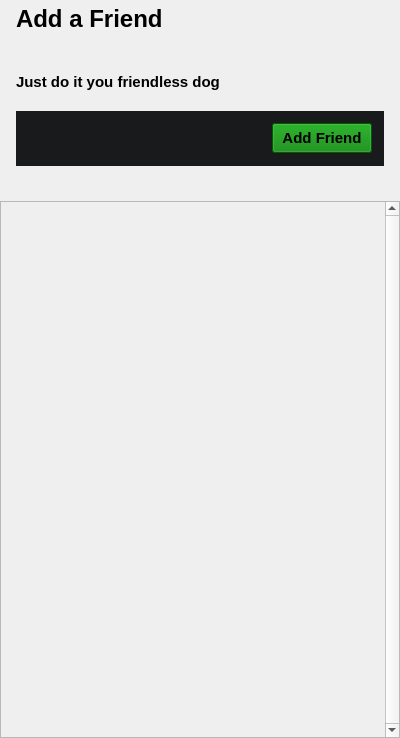
<?xml version="1.0" encoding="UTF-8"?>
<ui version="4.0">
 <class>AddFriendPage</class>
 <widget class="QWidget" name="AddFriendPage">
  <property name="geometry">
   <rect>
    <x>0</x>
    <y>0</y>
    <width>400</width>
    <height>738</height>
   </rect>
  </property>
  <property name="windowTitle">
   <string>Form</string>
  </property>
  <property name="autoFillBackground">
   <bool>true</bool>
  </property>
  <property name="styleSheet">
   <string notr="true"/>
  </property>
  <layout class="QVBoxLayout" name="verticalLayout">
   <property name="spacing">
    <number>0</number>
   </property>
   <property name="leftMargin">
    <number>0</number>
   </property>
   <property name="topMargin">
    <number>0</number>
   </property>
   <property name="rightMargin">
    <number>0</number>
   </property>
   <property name="bottomMargin">
    <number>0</number>
   </property>
   <item>
    <layout class="QVBoxLayout" name="verticalLayout_2" stretch="0,0">
     <property name="spacing">
      <number>20</number>
     </property>
     <property name="leftMargin">
      <number>16</number>
     </property>
     <property name="topMargin">
      <number>5</number>
     </property>
     <property name="rightMargin">
      <number>16</number>
     </property>
     <property name="bottomMargin">
      <number>35</number>
     </property>
     <item>
      <widget class="QLabel" name="label_7">
       <property name="font">
        <font>
         <pointsize>18</pointsize>
         <bold>true</bold>
        </font>
       </property>
       <property name="text">
        <string>&lt;html&gt;&lt;head/&gt;&lt;body&gt;&lt;p&gt;Add a Friend&lt;/p&gt;&lt;p&gt;&lt;br/&gt;&lt;span style=&quot; font-size:11pt;&quot;&gt;Just do it you friendless dog&lt;/span&gt;&lt;/p&gt;&lt;/body&gt;&lt;/html&gt;</string>
       </property>
       <property name="scaledContents">
        <bool>false</bool>
       </property>
      </widget>
     </item>
     <item>
      <widget class="QFrame" name="addFriendFrame">
       <property name="minimumSize">
        <size>
         <width>150</width>
         <height>55</height>
        </size>
       </property>
       <property name="autoFillBackground">
        <bool>false</bool>
       </property>
       <property name="styleSheet">
        <string notr="true">background-color: rgb(24, 26, 27)</string>
       </property>
       <property name="frameShape">
        <enum>QFrame::Shape::NoFrame</enum>
       </property>
       <property name="frameShadow">
        <enum>QFrame::Shadow::Raised</enum>
       </property>
       <layout class="QHBoxLayout" name="addFriendLayout_6" stretch="0,0">
        <property name="spacing">
         <number>0</number>
        </property>
        <property name="leftMargin">
         <number>20</number>
        </property>
        <property name="topMargin">
         <number>9</number>
        </property>
        <property name="rightMargin">
         <number>12</number>
        </property>
        <property name="bottomMargin">
         <number>9</number>
        </property>
        <item>
         <widget class="QLineEdit" name="addFriendInput">
          <property name="frame">
           <bool>false</bool>
          </property>
         </widget>
        </item>
        <item>
         <widget class="QPushButton" name="addFriendButton">
          <property name="minimumSize">
           <size>
            <width>100</width>
            <height>30</height>
           </size>
          </property>
          <property name="font">
           <font>
            <pointsize>11</pointsize>
            <bold>true</bold>
           </font>
          </property>
          <property name="cursor">
           <cursorShape>PointingHandCursor</cursorShape>
          </property>
          <property name="styleSheet">
           <string notr="true">background-color: green</string>
          </property>
          <property name="text">
           <string>Add Friend</string>
          </property>
          <property name="flat">
           <bool>false</bool>
          </property>
         </widget>
        </item>
       </layout>
      </widget>
     </item>
    </layout>
   </item>
   <item>
    <widget class="QScrollArea" name="scrollAreaPending">
     <property name="autoFillBackground">
      <bool>true</bool>
     </property>
     <property name="styleSheet">
      <string notr="true"/>
     </property>
     <property name="verticalScrollBarPolicy">
      <enum>Qt::ScrollBarPolicy::ScrollBarAlwaysOn</enum>
     </property>
     <property name="sizeAdjustPolicy">
      <enum>QAbstractScrollArea::SizeAdjustPolicy::AdjustIgnored</enum>
     </property>
     <property name="widgetResizable">
      <bool>true</bool>
     </property>
     <property name="alignment">
      <set>Qt::AlignmentFlag::AlignBottom|Qt::AlignmentFlag::AlignRight|Qt::AlignmentFlag::AlignTrailing</set>
     </property>
     <widget class="QWidget" name="scrollAreaWidgetContents">
      <property name="geometry">
       <rect>
        <x>0</x>
        <y>0</y>
        <width>384</width>
        <height>525</height>
       </rect>
      </property>
      <property name="sizePolicy">
       <sizepolicy hsizetype="Expanding" vsizetype="Preferred">
        <horstretch>0</horstretch>
        <verstretch>0</verstretch>
       </sizepolicy>
      </property>
      <property name="autoFillBackground">
       <bool>true</bool>
      </property>
      <property name="styleSheet">
       <string notr="true"/>
      </property>
      <layout class="QVBoxLayout" name="verticalLayout_13">
       <property name="spacing">
        <number>0</number>
       </property>
       <property name="leftMargin">
        <number>15</number>
       </property>
       <property name="topMargin">
        <number>0</number>
       </property>
       <property name="rightMargin">
        <number>0</number>
       </property>
       <property name="bottomMargin">
        <number>0</number>
       </property>
       <item>
        <layout class="QVBoxLayout" name="listLayout">
         <property name="spacing">
          <number>0</number>
         </property>
         <property name="rightMargin">
          <number>8</number>
         </property>
        </layout>
       </item>
      </layout>
     </widget>
    </widget>
   </item>
  </layout>
 </widget>
 <resources/>
 <connections/>
</ui>
